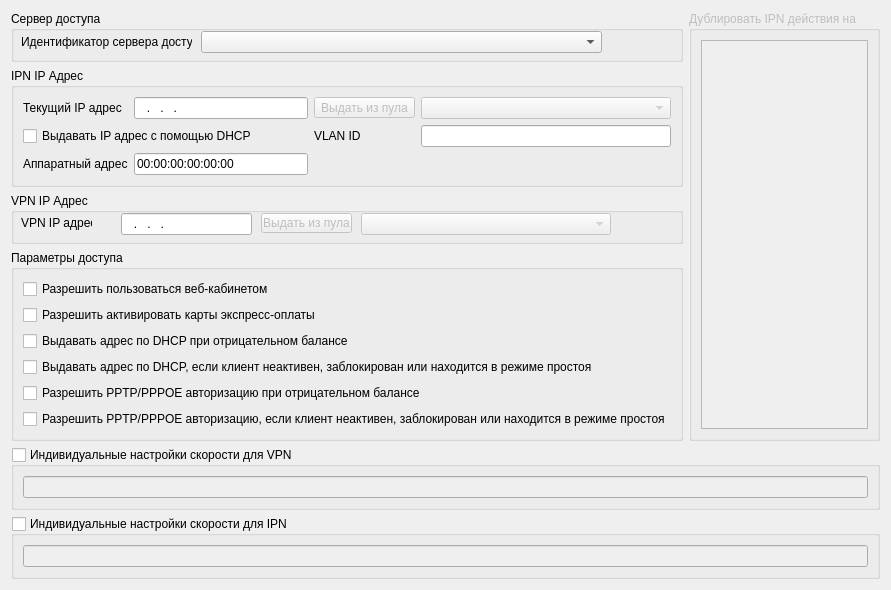
      <widget class="QWidget" name="tab_network_settings" >
       <attribute name="title" >
        <string>Сетевые настройки</string>
       </attribute>
       <layout class="QGridLayout" name="gridLayout_17" >
        <item row="0" column="0" >
         <widget class="QGroupBox" name="groupBox_nas" >
          <property name="minimumSize" >
           <size>
            <width>0</width>
            <height>51</height>
           </size>
          </property>
          <property name="maximumSize" >
           <size>
            <width>791</width>
            <height>51</height>
           </size>
          </property>
          <property name="title" >
           <string>Сервер доступа</string>
          </property>
          <widget class="QComboBox" name="comboBox_nas" >
           <property name="geometry" >
            <rect>
             <x>190</x>
             <y>20</y>
             <width>401</width>
             <height>22</height>
            </rect>
           </property>
          </widget>
          <widget class="QLabel" name="label_nas" >
           <property name="geometry" >
            <rect>
             <x>10</x>
             <y>20</y>
             <width>171</width>
             <height>21</height>
            </rect>
           </property>
           <property name="text" >
            <string>Идентификатор сервера доступа</string>
           </property>
          </widget>
         </widget>
        </item>
        <item rowspan="4" row="0" column="1" >
         <widget class="QGroupBox" name="groupBox_dublicate_actions" >
          <property name="enabled" >
           <bool>false</bool>
          </property>
          <property name="minimumSize" >
           <size>
            <width>191</width>
            <height>0</height>
           </size>
          </property>
          <property name="maximumSize" >
           <size>
            <width>191</width>
            <height>481</height>
           </size>
          </property>
          <property name="title" >
           <string>Дублировать IPN действия на</string>
          </property>
          <layout class="QGridLayout" name="gridLayout_12" >
           <item row="0" column="0" >
            <widget class="QListWidget" name="listWidget_nasses" >
             <property name="enabled" >
              <bool>false</bool>
             </property>
            </widget>
           </item>
          </layout>
         </widget>
        </item>
        <item row="1" column="0" >
         <widget class="QGroupBox" name="groupBox_ipn" >
          <property name="minimumSize" >
           <size>
            <width>591</width>
            <height>0</height>
           </size>
          </property>
          <property name="maximumSize" >
           <size>
            <width>597000</width>
            <height>151</height>
           </size>
          </property>
          <property name="title" >
           <string>IPN IP Адрес</string>
          </property>
          <layout class="QGridLayout" name="gridLayout_15" >
           <item row="0" column="0" >
            <widget class="QLabel" name="label_ipn_ip_address" >
             <property name="text" >
              <string>Текущий IP адрес</string>
             </property>
             <property name="buddy" >
              <cstring>lineEdit_ipn_ip_address</cstring>
             </property>
            </widget>
           </item>
           <item row="0" column="1" >
            <widget class="QLineEdit" name="lineEdit_ipn_ip_address" >
             <property name="minimumSize" >
              <size>
               <width>0</width>
               <height>22</height>
              </size>
             </property>
             <property name="inputMask" >
              <string>000.000.000.000; </string>
             </property>
            </widget>
           </item>
           <item row="0" column="2" >
            <widget class="QToolButton" name="toolButton_get_ipn_from_pool" >
             <property name="enabled" >
              <bool>false</bool>
             </property>
             <property name="text" >
              <string>Выдать из пула</string>
             </property>
            </widget>
           </item>
           <item row="0" column="3" >
            <widget class="QComboBox" name="comboBox_ipn_pool" >
             <property name="enabled" >
              <bool>false</bool>
             </property>
             <property name="minimumSize" >
              <size>
               <width>250</width>
               <height>22</height>
              </size>
             </property>
            </widget>
           </item>
           <item row="2" column="0" >
            <widget class="QLabel" name="label_ipn_mac_address" >
             <property name="text" >
              <string>Аппаратный адрес</string>
             </property>
             <property name="buddy" >
              <cstring>lineEdit_ipn_mac_address</cstring>
             </property>
            </widget>
           </item>
           <item row="2" column="1" >
            <widget class="QLineEdit" name="lineEdit_ipn_mac_address" >
             <property name="minimumSize" >
              <size>
               <width>0</width>
               <height>22</height>
              </size>
             </property>
             <property name="inputMask" >
              <string>00:00:00:00:00:00;0</string>
             </property>
            </widget>
           </item>
           <item row="1" column="3" >
            <widget class="QLineEdit" name="lineEdit_vlan" >
             <property name="minimumSize" >
              <size>
               <width>0</width>
               <height>22</height>
              </size>
             </property>
            </widget>
           </item>
           <item row="1" column="2" >
            <widget class="QLabel" name="label_vlan" >
             <property name="layoutDirection" >
              <enum>Qt::RightToLeft</enum>
             </property>
             <property name="text" >
              <string>VLAN ID</string>
             </property>
            </widget>
           </item>
           <item row="1" column="0" colspan="2" >
            <widget class="QCheckBox" name="lineEdit_assign_ipn_ip_from_dhcp" >
             <property name="text" >
              <string>Выдавать IP адрес с помощью DHCP</string>
             </property>
            </widget>
           </item>
          </layout>
         </widget>
        </item>
        <item row="2" column="0" >
         <widget class="QGroupBox" name="groupBox_vpn" >
          <property name="minimumSize" >
           <size>
            <width>0</width>
            <height>51</height>
           </size>
          </property>
          <property name="maximumSize" >
           <size>
            <width>16777215</width>
            <height>51</height>
           </size>
          </property>
          <property name="title" >
           <string>VPN IP Адрес</string>
          </property>
          <widget class="QComboBox" name="comboBox_vpn_pool" >
           <property name="enabled" >
            <bool>false</bool>
           </property>
           <property name="geometry" >
            <rect>
             <x>350</x>
             <y>20</y>
             <width>250</width>
             <height>22</height>
            </rect>
           </property>
           <property name="minimumSize" >
            <size>
             <width>250</width>
             <height>22</height>
            </size>
           </property>
          </widget>
          <widget class="QLineEdit" name="lineEdit_vpn_ip_address" >
           <property name="geometry" >
            <rect>
             <x>110</x>
             <y>20</y>
             <width>131</width>
             <height>22</height>
            </rect>
           </property>
           <property name="minimumSize" >
            <size>
             <width>0</width>
             <height>22</height>
            </size>
           </property>
           <property name="inputMask" >
            <string>000.000.000.000; </string>
           </property>
           <property name="text" >
            <string>...</string>
           </property>
           <property name="frame" >
            <bool>true</bool>
           </property>
           <property name="alignment" >
            <set>Qt::AlignLeading|Qt::AlignLeft|Qt::AlignVCenter</set>
           </property>
          </widget>
          <widget class="QLabel" name="label_vpn_ip_address" >
           <property name="geometry" >
            <rect>
             <x>10</x>
             <y>20</y>
             <width>71</width>
             <height>20</height>
            </rect>
           </property>
           <property name="text" >
            <string>VPN IP адрес</string>
           </property>
           <property name="buddy" >
            <cstring>lineEdit_vpn_ip_address</cstring>
           </property>
          </widget>
          <widget class="QToolButton" name="toolButton_get_vpn_from_pool" >
           <property name="enabled" >
            <bool>false</bool>
           </property>
           <property name="geometry" >
            <rect>
             <x>250</x>
             <y>20</y>
             <width>91</width>
             <height>20</height>
            </rect>
           </property>
           <property name="text" >
            <string>Выдать из пула</string>
           </property>
          </widget>
         </widget>
        </item>
        <item row="3" column="0" >
         <widget class="QGroupBox" name="groupBox_accessparameters" >
          <property name="title" >
           <string>Параметры доступа</string>
          </property>
          <layout class="QGridLayout" name="gridLayout_16" >
           <item row="0" column="0" >
            <widget class="QCheckBox" name="checkBox_allow_webcab" >
             <property name="text" >
              <string>Разрешить пользоваться веб-кабинетом</string>
             </property>
            </widget>
           </item>
           <item row="1" column="0" >
            <widget class="QCheckBox" name="checkBox_allow_expresscards" >
             <property name="text" >
              <string>Разрешить активировать карты экспресс-оплаты</string>
             </property>
            </widget>
           </item>
           <item row="2" column="0" >
            <widget class="QCheckBox" name="checkBox_assign_dhcp_null" >
             <property name="text" >
              <string>Выдавать адрес по DHCP при отрицательном балансе</string>
             </property>
            </widget>
           </item>
           <item row="3" column="0" >
            <widget class="QCheckBox" name="checkBox_assign_dhcp_block" >
             <property name="text" >
              <string>Выдавать адрес по DHCP, если клиент неактивен, заблокирован или находится в режиме простоя</string>
             </property>
            </widget>
           </item>
           <item row="4" column="0" >
            <widget class="QCheckBox" name="checkBox_allow_vpn_null" >
             <property name="text" >
              <string>Разрешить PPTP/PPPOE авторизацию при отрицательном балансе</string>
             </property>
            </widget>
           </item>
           <item row="5" column="0" >
            <widget class="QCheckBox" name="checkBox_allow_vpn_block" >
             <property name="text" >
              <string>Разрешить PPTP/PPPOE авторизацию, если клиент неактивен, заблокирован или находится в режиме простоя</string>
             </property>
            </widget>
           </item>
          </layout>
         </widget>
        </item>
        <item row="4" column="0" colspan="2" >
         <widget class="QGroupBox" name="groupBox_vpn_speed" >
          <property name="minimumSize" >
           <size>
            <width>0</width>
            <height>56</height>
           </size>
          </property>
          <property name="title" >
           <string>Индивидуальные настройки скорости для VPN</string>
          </property>
          <property name="checkable" >
           <bool>true</bool>
          </property>
          <property name="checked" >
           <bool>false</bool>
          </property>
          <layout class="QGridLayout" name="gridLayout_11" >
           <item row="0" column="0" >
            <widget class="QLineEdit" name="vpn_speed_lineEdit" >
             <property name="toolTip" >
              <string>Формат: rx-rate[/tx-rate] [rx-burst-rate[/tx-burst-rate] [rx-burst-threshold[/tx-burst-threshold] [rx-burst-time[/tx-burst-time] [priority] 
 Примеры: 
 128k  - rx-rate=128000, tx-rate=128000 (no bursts) 
 64k/128M - rx-rate=64000, tx-rate=128000000 
 64k 256k - rx/tx-rate=64000, rx/tx-burst-rate=256000, rx/tx-burst-threshold=64000, rx/tx-burst-time=1s 
64k/64k 256k/256k 128k/128k 10/10 - rx/tx-rate=64000, rx/tx-burst-rate=256000, rx/tx-burst-threshold=128000, rx/tx-burst-time=10s 
</string>
             </property>
             <property name="whatsThis" >
              <string>Формат: rx-rate[/tx-rate] [rx-burst-rate[/tx-burst-rate] [rx-burst-threshold[/tx-burst-threshold] [rx-burst-time[/tx-burst-time] [priority] 
 Примеры: 
 128k  - rx-rate=128000, tx-rate=128000 (no bursts) 
 64k/128M - rx-rate=64000, tx-rate=128000000 
 64k 256k - rx/tx-rate=64000, rx/tx-burst-rate=256000, rx/tx-burst-threshold=64000, rx/tx-burst-time=1s 
64k/64k 256k/256k 128k/128k 10/10 - rx/tx-rate=64000, rx/tx-burst-rate=256000, rx/tx-burst-threshold=128000, rx/tx-burst-time=10s 
</string>
             </property>
            </widget>
           </item>
          </layout>
         </widget>
        </item>
        <item row="5" column="0" colspan="2" >
         <widget class="QGroupBox" name="groupBox_ipn_speed" >
          <property name="minimumSize" >
           <size>
            <width>0</width>
            <height>56</height>
           </size>
          </property>
          <property name="title" >
           <string>Индивидуальные настройки скорости для IPN</string>
          </property>
          <property name="checkable" >
           <bool>true</bool>
          </property>
          <property name="checked" >
           <bool>false</bool>
          </property>
          <layout class="QGridLayout" name="gridLayout_10" >
           <item row="0" column="0" >
            <widget class="QLineEdit" name="ipn_speed_lineEdit" >
             <property name="toolTip" >
              <string>Формат: rx-rate[/tx-rate] [rx-burst-rate[/tx-burst-rate] [rx-burst-threshold[/tx-burst-threshold] [rx-burst-time[/tx-burst-time] [priority] 
 Примеры: 
 128k  - rx-rate=128000, tx-rate=128000 (no bursts) 
 64k/128M - rx-rate=64000, tx-rate=128000000 
 64k 256k - rx/tx-rate=64000, rx/tx-burst-rate=256000, rx/tx-burst-threshold=64000, rx/tx-burst-time=1s 
64k/64k 256k/256k 128k/128k 10/10 - rx/tx-rate=64000, rx/tx-burst-rate=256000, rx/tx-burst-threshold=128000, rx/tx-burst-time=10s 
</string>
             </property>
             <property name="whatsThis" >
              <string>Формат: rx-rate[/tx-rate] [rx-burst-rate[/tx-burst-rate] [rx-burst-threshold[/tx-burst-threshold] [rx-burst-time[/tx-burst-time] [priority] 
 Примеры: 
 128k  - rx-rate=128000, tx-rate=128000 (no bursts) 
 64k/128M - rx-rate=64000, tx-rate=128000000 
 64k 256k - rx/tx-rate=64000, rx/tx-burst-rate=256000, rx/tx-burst-threshold=64000, rx/tx-burst-time=1s 
64k/64k 256k/256k 128k/128k 10/10 - rx/tx-rate=64000, rx/tx-burst-rate=256000, rx/tx-burst-threshold=128000, rx/tx-burst-time=10s 
</string>
             </property>
            </widget>
           </item>
          </layout>
         </widget>
        </item>
       </layout>
      </widget>
